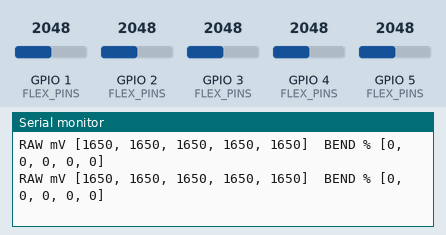
This sketch was run on a simulated ESP32-S3. Shown: the last lines printed to the serial monitor. The inputs (shaded band) are chosen by the test bench; at power-on: GPIO 1 (FLEX_PINS) = 2048, GPIO 2 (FLEX_PINS) = 2048, GPIO 3 (FLEX_PINS) = 2048, GPIO 4 (FLEX_PINS) = 2048, GPIO 5 (FLEX_PINS) = 2048 (analog values on the 0–4095 scale).

Above: at 12.2 s.
12.3 s: GPIO 1 (FLEX_PINS) set to 2866
At 12.58 s:
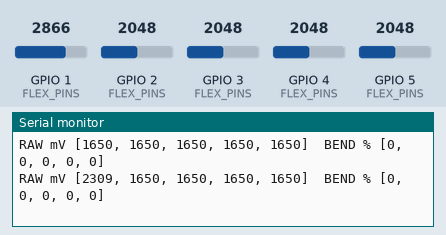
13.8 s: GPIO 2 (FLEX_PINS) set to 2866
At 13.94 s:
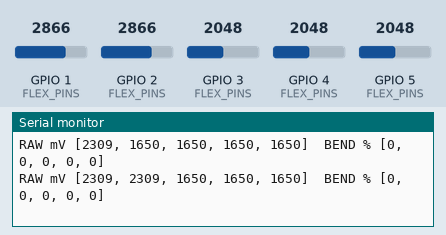
15.3 s: GPIO 3 (FLEX_PINS) set to 2866
At 15.45 s:
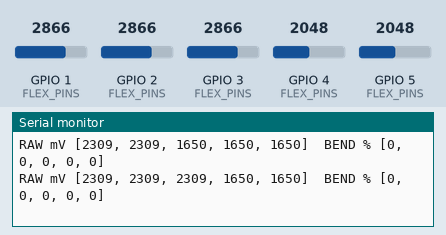
16.8 s: GPIO 4 (FLEX_PINS) set to 2866
At 16.81 s:
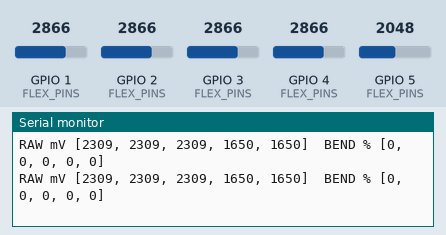
18.3 s: GPIO 5 (FLEX_PINS) set to 2866
At 18.32 s:
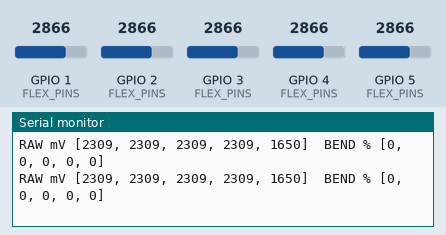
19.8 s: GPIO 1 (FLEX_PINS) set to 3040
At 19.83 s:
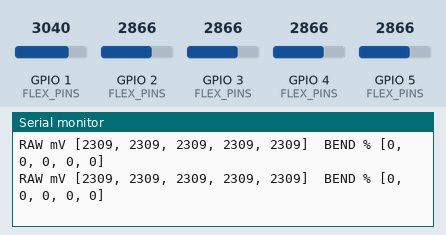
Timing chart, 0 to 22.3 s (numbered marks = the images above; inputs shaded):
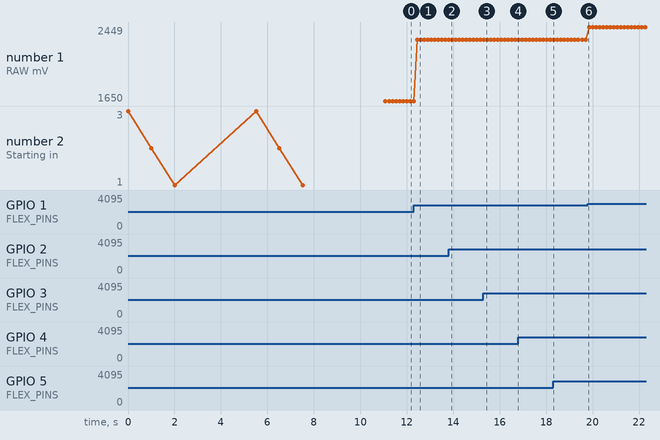

The sketch:

glove_flex_calibration.ino
```cpp
/*
 * Project Ability — Simple Flex Sensor Calibration
 * Board: ESP32-S3 Super Mini
 *
 * Uses the same wiring and ADC settings as glove_flex_imu.ino:
 *   Thumb  = GPIO 1
 *   Index  = GPIO 2
 *   Middle = GPIO 3
 *   Ring   = GPIO 4
 *   Pinky  = GPIO 5
 *
 * Open Serial Monitor at 115200 baud and follow the instructions.
 * Send R at any time to run the calibration again.
 */

const uint8_t FLEX_PINS[5] = {1, 2, 3, 4, 5};
const char *FINGER_NAMES[5] = {
  "THUMB", "INDEX", "MIDDLE", "RING", "PINKY"
};

const unsigned long SAMPLE_TIME_MS = 2500;
const unsigned long SAMPLE_DELAY_MS = 10;
const int MIN_USEFUL_RANGE_MV = 50;

int flatMV[5] = {0, 0, 0, 0, 0};
int bentMV[5] = {0, 0, 0, 0, 0};
bool calibrated = false;


void countdown(const char *instruction) {
  Serial.println();
  Serial.println(instruction);
  for (int seconds = 3; seconds > 0; seconds--) {
    Serial.print("Starting in ");
    Serial.print(seconds);
    Serial.println("...");
    delay(1000);
  }
}


void capturePosition(int result[5]) {
  uint32_t totals[5] = {0, 0, 0, 0, 0};
  uint32_t samples = 0;
  unsigned long startedAt = millis();

  while (millis() - startedAt < SAMPLE_TIME_MS) {
    for (int finger = 0; finger < 5; finger++) {
      totals[finger] += analogReadMilliVolts(FLEX_PINS[finger]);
    }
    samples++;
    delay(SAMPLE_DELAY_MS);
  }

  for (int finger = 0; finger < 5; finger++) {
    result[finger] = totals[finger] / samples;
  }
}


int bendPercent(int rawMV, int flatValue, int bentValue) {
  if (abs(bentValue - flatValue) < MIN_USEFUL_RANGE_MV) {
    return 0;
  }

  // This works whether bending makes the voltage rise or fall.
  float percent = 100.0f * (rawMV - flatValue) / (bentValue - flatValue);
  return constrain((int)round(percent), 0, 100);
}


void printArray(const char *name, const int values[5]) {
  Serial.print("const int ");
  Serial.print(name);
  Serial.print("[5] = {");
  for (int finger = 0; finger < 5; finger++) {
    if (finger > 0) Serial.print(", ");
    Serial.print(values[finger]);
  }
  Serial.println("};");
}


void printCalibration() {
  Serial.println();
  Serial.println("========== CALIBRATION RESULT ==========");
  Serial.println("Copy these two lines into your glove program:");
  Serial.println();
  printArray("FLEX_FLAT_MV", flatMV);
  printArray("FLEX_BENT_MV", bentMV);
  Serial.println();

  bool allSensorsOK = true;
  for (int finger = 0; finger < 5; finger++) {
    int range = abs(bentMV[finger] - flatMV[finger]);
    Serial.print(FINGER_NAMES[finger]);
    Serial.print(": flat=");
    Serial.print(flatMV[finger]);
    Serial.print(" mV, bent=");
    Serial.print(bentMV[finger]);
    Serial.print(" mV, range=");
    Serial.print(range);
    Serial.print(" mV");
    if (range < MIN_USEFUL_RANGE_MV) {
      Serial.print("  <-- CHECK SENSOR/WIRING");
      allSensorsOK = false;
    }
    Serial.println();
  }

  Serial.println();
  if (allSensorsOK) {
    Serial.println("Calibration looks good.");
  } else {
    Serial.println("One or more sensors have too little change. Check the voltage divider.");
  }
  Serial.println("Live output: raw millivolts followed by bend percentage.");
  Serial.println("Send R to recalibrate.");
  Serial.println("========================================");
}


void runCalibration() {
  calibrated = false;

  countdown("STEP 1: Keep every finger completely STRAIGHT and relaxed.");
  Serial.println("Reading FLAT position...");
  capturePosition(flatMV);
  Serial.println("Flat position saved.");

  countdown("STEP 2: Make a comfortable CLOSED FIST. Bend every finger fully.");
  Serial.println("Reading BENT position...");
  capturePosition(bentMV);
  Serial.println("Bent position saved.");

  calibrated = true;
  printCalibration();
}


void setup() {
  Serial.begin(115200);
  unsigned long serialWaitStarted = millis();
  while (!Serial && millis() - serialWaitStarted < 3000) {
    delay(10);
  }

  analogReadResolution(12);
  analogSetAttenuation(ADC_11db);

  Serial.println();
  Serial.println("PROJECT ABILITY — FLEX SENSOR CALIBRATION");
  Serial.println("GPIO order: Thumb=1, Index=2, Middle=3, Ring=4, Pinky=5");
  runCalibration();
}


void loop() {
  if (Serial.available()) {
    char command = Serial.read();
    if (command == 'r' || command == 'R') {
      runCalibration();
      return;
    }
  }

  if (!calibrated) return;

  Serial.print("RAW mV [");
  int rawValues[5];
  for (int finger = 0; finger < 5; finger++) {
    rawValues[finger] = analogReadMilliVolts(FLEX_PINS[finger]);
    if (finger > 0) Serial.print(", ");
    Serial.print(rawValues[finger]);
  }

  Serial.print("]  BEND % [");
  for (int finger = 0; finger < 5; finger++) {
    if (finger > 0) Serial.print(", ");
    Serial.print(bendPercent(rawValues[finger], flatMV[finger], bentMV[finger]));
  }
  Serial.println("]");

  delay(150);
}
```

Measured:
- after the input at 12.3 s, the serial monitor: prints a new line after 0.15 s (image 1)
- after the input at 13.8 s, the serial monitor: prints a new line at once (image 2)
- after the input at 15.3 s, the serial monitor: prints a new line at once (image 3)
- plotted number 1: 1650 → 2309 after the input at 12.3 s, 2309 → 2449 after the input at 19.8 s
